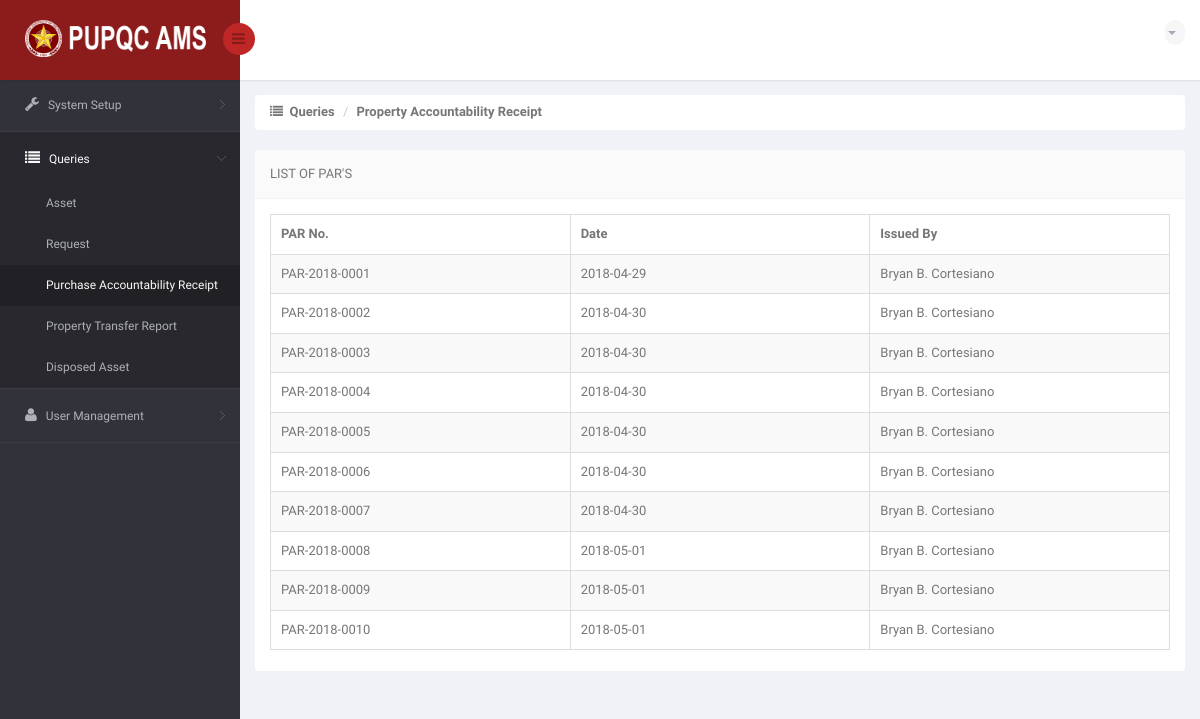
The page /DIR/Administrator/ADPar.php (signed in) on the database as committed earlier.
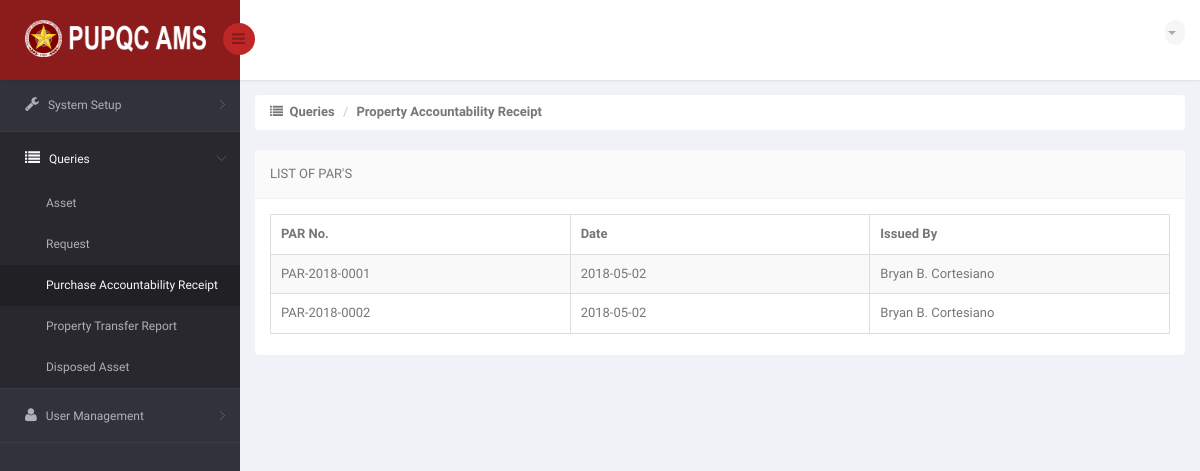
The same page on the database as committed later.
### tables this page shows
CREATE TABLE `ams_t_par` (
  `PAR_ID` int(11) NOT NULL,
  `PAR_NO` varchar(15) NOT NULL,
  `PAR_DATE` date NOT NULL,
  `PAR_ISSUED_BY` varchar(120) NOT NULL,
  `PAR_DU_VIEW` int(11) NOT NULL DEFAULT '0',
  `PAR_DU_CLICKED` int(11) NOT NULL DEFAULT '0'
);

### DIR/Administrator/ADPar.php (the view, shortened to what this page needs)
<!DOCTYPE html>
<html lang="en">
<head>
    <link href="../../bs3/css/bootstrap.min.css" rel="stylesheet">
    <link href="../../css/bootstrap-reset.css" rel="stylesheet">
    <link href="../../font-awesome/css/font-awesome.css" rel="stylesheet" />
    <link href="../../js/advanced-datatable/css/demo_page.css" rel="stylesheet" />
    <link href="../../js/advanced-datatable/css/demo_table.css" rel="stylesheet" />
    <link rel="stylesheet" href="../../js/data-tables/DT_bootstrap.css" />
    <link href="../../css/style.css" rel="stylesheet">
    <link href="../../css/style-responsive.css" rel="stylesheet" />
    <link href="../../js/iCheck/skins/minimal/minimal.css" rel="stylesheet">
    <link href="../../js/iCheck/skins/minimal/red.css" rel="stylesheet">
    <link href="../../js/iCheck/skins/minimal/green.css" rel="stylesheet">
    <link href="../../js/iCheck/skins/minimal/blue.css" rel="stylesheet">
    <link href="../../js/iCheck/skins/minimal/yellow.css" rel="stylesheet">
    <link href="../../js/iCheck/skins/minimal/purple.css" rel="stylesheet">
    <link href="../../js/iCheck/skins/square/square.css" rel="stylesheet">
    <link href="../../js/iCheck/skins/square/red.css" rel="stylesheet">
    <link href="../../js/iCheck/skins/square/green.css" rel="stylesheet">
    <link href="../../js/iCheck/skins/square/blue.css" rel="stylesheet">
    <link href="../../js/iCheck/skins/square/yellow.css" rel="stylesheet">
    <link href="../../js/iCheck/skins/square/purple.css" rel="stylesheet">
    <link href="../../js/iCheck/skins/flat/grey.css" rel="stylesheet">
    <link href="../../js/iCheck/skins/flat/red.css" rel="stylesheet">
    <link href="../../js/iCheck/skins/flat/green.css" rel="stylesheet">
    <link href="../../js/iCheck/skins/flat/blue.css" rel="stylesheet">
    <link href="../../js/iCheck/skins/flat/yellow.css" rel="stylesheet">
    <link href="../../js/iCheck/skins/flat/purple.css" rel="stylesheet">
    <link rel="stylesheet" type="text/css" href="../../js/select2/select2.css" />
    <link rel="stylesheet" type="text/css" href="../../js/bootstrap-daterangepicker/daterangepicker-bs3.css" />
    <link rel="stylesheet" type="text/css" href="../../js/bootstrap-datetimepicker/css/datetimepicker.css" />
    <link rel="stylesheet" type="text/css" href="../../js/bootstrap-datepicker/css/datepicker.css" />
    <link href="../../js/plugins/sweetalert/sweetalert.css" type="text/css" rel="stylesheet" media="screen,projection">
</head>
<body>
<section id="container" >
<header class="header fixed-top clearfix">
<div class="brand">
    <a href="ADCampus.php" class="logo">
        <img src="../../images/pupqcnew.png" style="width: 193px; height: 37px;" alt="">
    </a>
    <div class="sidebar-toggle-box">
        <div class="fa fa-bars"></div>
    </div>
</div>
<div class="top-nav clearfix">
    <ul class="nav pull-right top-menu">
        <li class="dropdown">
            <a data-toggle="dropdown" class="dropdown-toggle" href="#">
                <?php
                    include('../Connection/db.php');
                  ?>
                <b class="caret"></b>
            </a>
        </li>
    </ul>
</div>
</header>
<aside>
    <div id="sidebar" class="nav-collapse">
        <div class="leftside-navigation">
            <ul class="sidebar-menu" id="nav-accordion">
                <li class="sub-menu">
                    <a href="javascript:;">
                        <i class="fa fa-wrench"></i>
                        <span>System Setup</span>
                    </a>
                </li>
                <li class="sub-menu">
                    <a href="javascript:;" class="active">
                        <i class="fa fa-list"></i>
                        <span>Queries</span>
                    </a>
                    <ul class="sub">
                        <li><a href="ADQueryAsset.php">Asset</a></li>
                        <li><a href="ADRequest.php">Request</a></li>
                        <li class="active"><a href="ADPar.php">Purchase Accountability Receipt</a></li>
                        <li><a href="ADPtr.php">Property Transfer Report</a></li>
                        <li><a href="ADDispose.php">Disposed Asset</a></li>
                    </ul>
                </li>
                <li class="sub-menu">
                    <a href="javascript:;">
                        <i class="fa fa-user"></i>
                        <span>User Management</span>
                    </a>
                </li>
            </ul>
        </div>
    </div>
</aside>
    <section id="main-content">
        <section class="wrapper">
            <div class="row">
                <div class="col-md-12">
                    <ul class="breadcrumb">
                        <li><i class="fa fa-list"></i><strong> &nbsp;Queries</strong></li>
                        <li><strong>Property Accountability Receipt</strong></li>
                    </ul>
                </div>
            </div>
            <div class="row">
                <div class="col-sm-12">
                    <section class="panel">
                        <header class="panel-heading">
                            List of PAR's
                        </header>
                        <div class="panel-body">
                            <div class="adv-table">
                                <table  class="display table table-bordered table-striped tblCampusData" id="dynamic-table">
                                    <thead>
                                        <tr>
                                            <th style="width: 250px">PAR No.</th>
                                            <th style="width: 250px">Date</th>
                                            <th style="width: 250px">Issued By</th>
                                    </thead>
                                    <tbody>
                                    <?php
                                        $sql = "SELECT * FROM ams_t_par";
                                        $result = mysqli_query($connection, $sql) or die("Bad Query: $sql");
                                        while($row = mysqli_fetch_assoc($result))
                                            {
                                              $no = $row['PAR_NO'];
                                              $date = $row['PAR_DATE'];
                                              $iss = $row['PAR_ISSUED_BY'];
                                    ?>
                                        <tr class="gradeX"">
                                            <td> <?php echo $no; ?> </td>
                                            <td> <?php echo $date; ?> </td>
                                            <td> <?php echo $iss; ?> </td>
                                        </tr>
                                    <?php
                                        }
                                    ?>
                                    </tbody>
                                </table>
                            </div>
                        </div>
                    </section>
                </div>
            </div>
        </section>
    </section>
</section>
</body>
</html>

### js/advanced-datatable/css/demo_table.css (style rules this page uses)
table.display { margin: 0 auto; clear: both; width: 100%; }
table.display thead th { padding: 3px 18px 3px 10px; border-bottom: 1px solid black; font-weight: bold; cursor: pointer; * cursor: hand; }
table.display td { padding: 3px 10px; }
table.display tr.gradeX { background-color: #ffdddd; }

Rows that differ between the two databases and show on the page:
removed ams_t_par: PAR_NO "PAR-2018-0003", PAR_DATE "2018-04-30", PAR_ISSUED_BY "Bryan B. Cortesiano"
removed ams_t_par: PAR_NO "PAR-2018-0004", PAR_DATE "2018-04-30", PAR_ISSUED_BY "Bryan B. Cortesiano"
removed ams_t_par: PAR_NO "PAR-2018-0005", PAR_DATE "2018-04-30", PAR_ISSUED_BY "Bryan B. Cortesiano"
removed ams_t_par: PAR_NO "PAR-2018-0006", PAR_DATE "2018-04-30", PAR_ISSUED_BY "Bryan B. Cortesiano"
removed ams_t_par: PAR_NO "PAR-2018-0007", PAR_DATE "2018-04-30", PAR_ISSUED_BY "Bryan B. Cortesiano"
removed ams_t_par: PAR_NO "PAR-2018-0008", PAR_DATE "2018-05-01", PAR_ISSUED_BY "Bryan B. Cortesiano"
removed ams_t_par: PAR_NO "PAR-2018-0009", PAR_DATE "2018-05-01", PAR_ISSUED_BY "Bryan B. Cortesiano"
removed ams_t_par: PAR_NO "PAR-2018-0010", PAR_DATE "2018-05-01", PAR_ISSUED_BY "Bryan B. Cortesiano"
changed ams_t_par "PAR-2018-0001": PAR_DATE "2018-04-29" → "2018-05-02"
changed ams_t_par "PAR-2018-0002": PAR_DATE "2018-04-30" → "2018-05-02"
